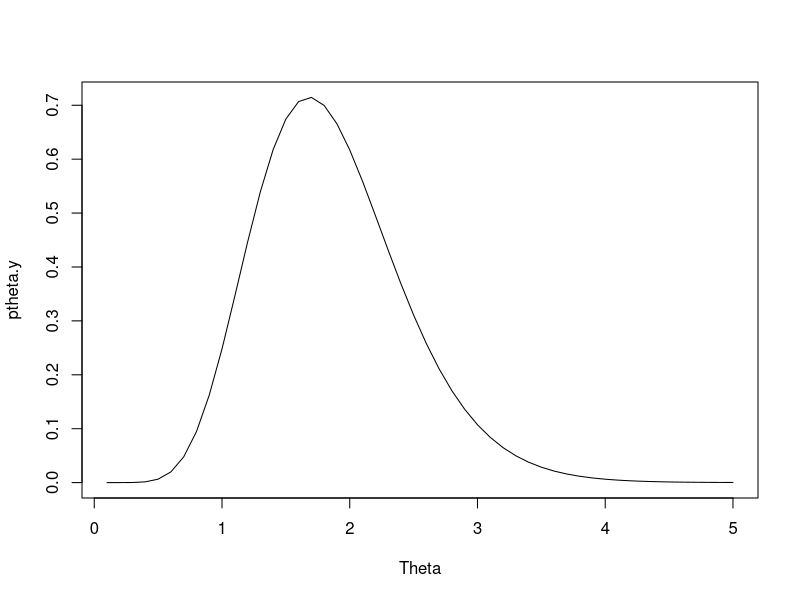
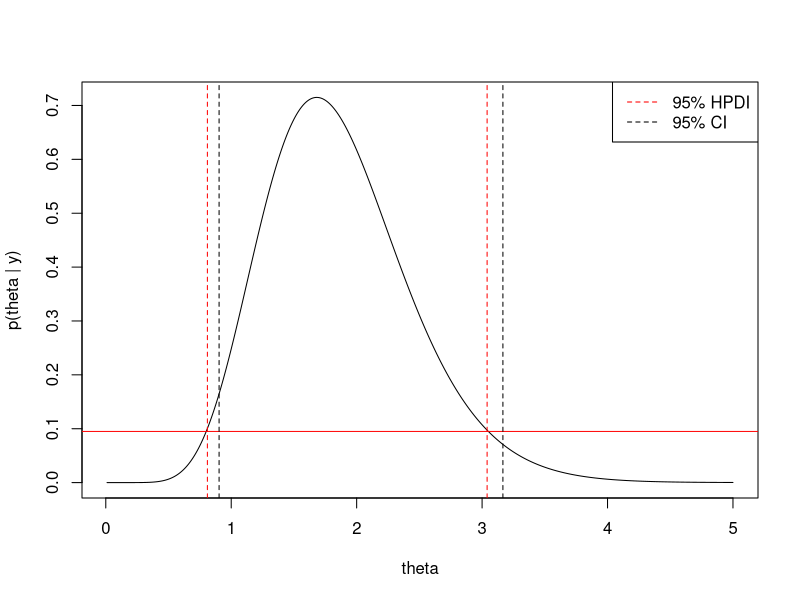
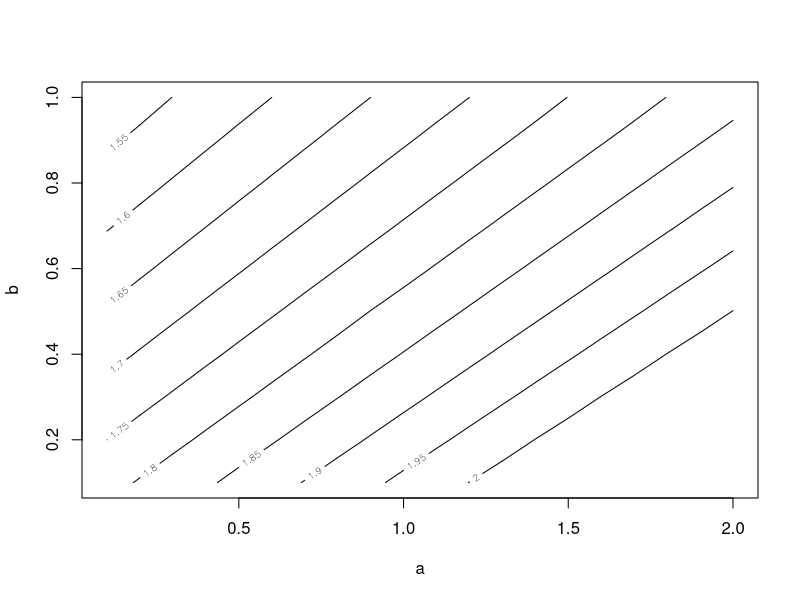
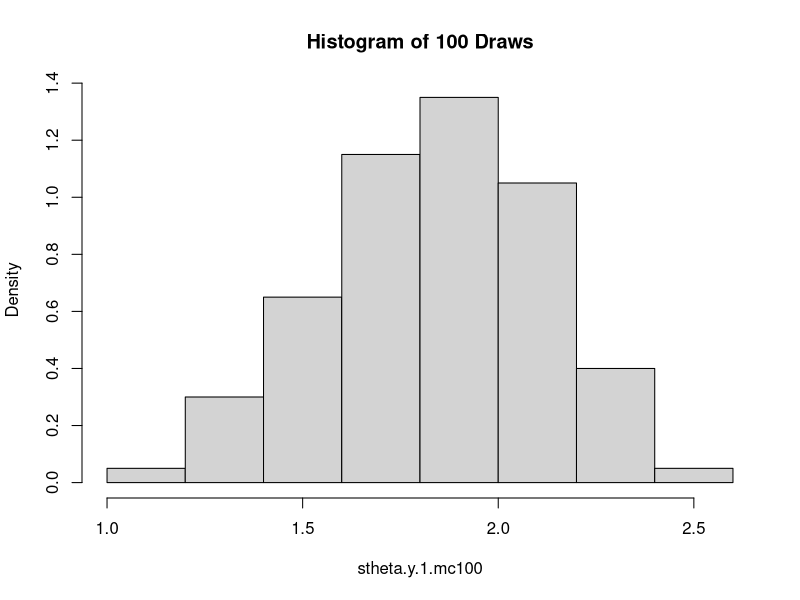
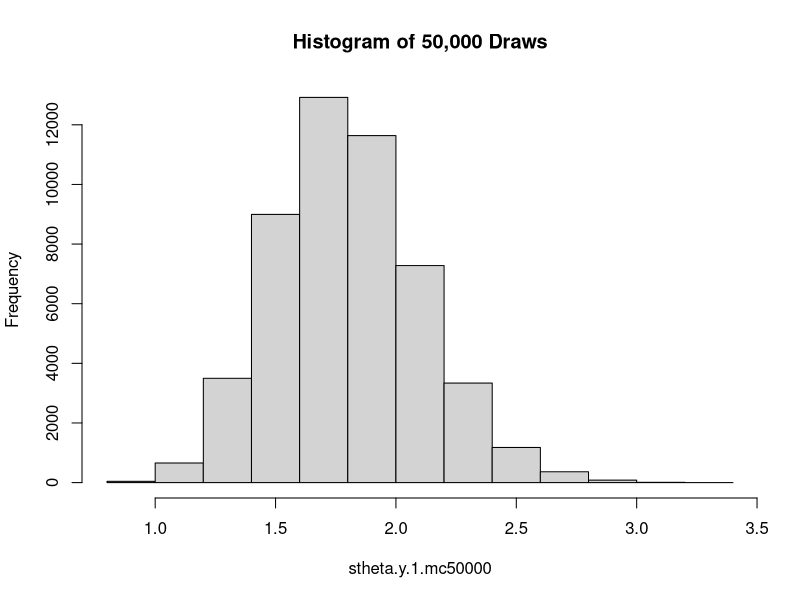
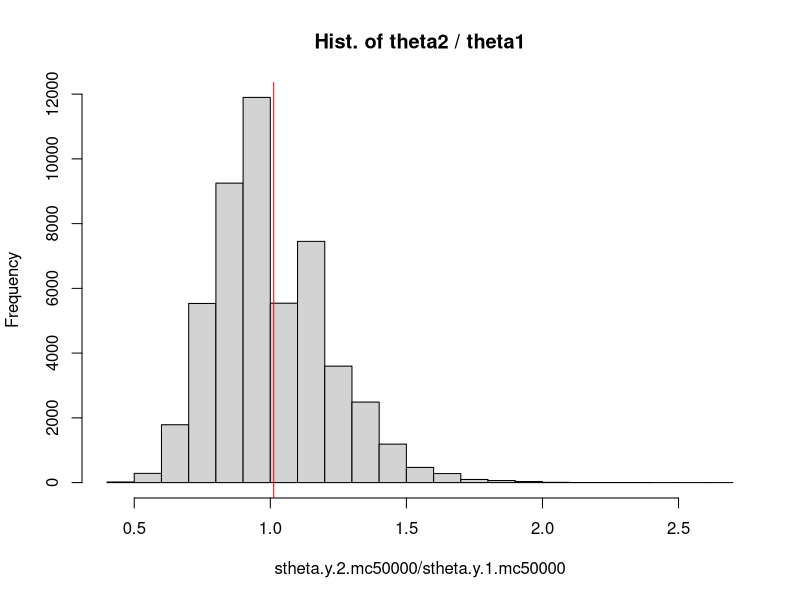

Write R code to recreate these figures, in order.
## ---- chunk 1
knitr::opts_chunk$set(echo = TRUE)
## ---- chunk 2
y <- 9; n <- 5 
a <- 1.25; b <- 0.5
a.y <- a + y; b.y <- b + n
## ---- chunk 3
Theta <- seq(0.1, 5, by = 0.1)
ptheta.y <- dgamma(Theta, a.y, b.y)
plot(Theta, ptheta.y, type = "l")

## ---- chunk 4
citheta.y <- qgamma(c(0.025, 0.975), 
                      a.y, b.y)
citheta.y
## ---- chunk 5
# Discretize theta
Theta <- seq(0.01, 5, by = 0.01) 
ptheta.y <- dgamma(Theta, a.y, b.y)
# Start with a horizontal line on top of posterior
hpd.cutoff <- max(ptheta.y)
# Find intersection of first line w/posterior (will be one point)
hptheta.y <- range(Theta[ptheta.y >= hpd.cutoff])
# Find area between line and posterior (will be 0)
hpd.p <- pgamma(hptheta.y[2], a.y, b.y) - pgamma(hptheta.y[1], a.y, b.y)
while(hpd.p <= 0.95 & hpd.cutoff > 0) {
  hpd.cutoff <- hpd.cutoff - 0.005 # Move hline down
  # Find intersection of line w/posterior
  hptheta.y <- range(Theta[ptheta.y >= hpd.cutoff])
  # Compute area between line and posterior
  hpd.p <- pgamma(hptheta.y[2], a.y, b.y) - pgamma(hptheta.y[1], a.y, b.y)
}
hptheta.y

## ---- chunk 6
plot(Theta, ptheta.y, type = "l",
     xlab = "theta", ylab = "p(theta | y)")
abline(h = hpd.cutoff, col = "red")
abline(v = citheta.y, lty = 2)
abline(v = hptheta.y, lty = 2, col = "red")
legend("topright", lty = c(2, 2), col = c("red", "black"),
       legend = c("95% HPDI", "95% CI"))
## ---- chunk 7
a <- seq(0.1, 2, by = 0.1)
b <- seq(0.1, 1, by = 0.1)
etheta.y <- matrix(nrow = length(a), ncol = length(b))
for (i in 1:length(a)) {
  for (j in 1:length(b)) {
    etheta.y[i, j] <- (y + a[i])/(n + b[j])
  }
}
contour(a, b, etheta.y, 
        levels = seq(1, 2, by = 0.05), 
        xlab = "a", ylab = "b")
## ---- chunk 8
y.1 <- 36
n.1 <- 20
etheta.y.1 <- matrix(nrow = length(a), ncol = length(b))
for (i in 1:length(a)) {
  for (j in 1:length(b)) {
    etheta.y.1[i, j] <- (y.1 + a[i])/(n.1 + b[j])
    etheta.y[i, j] <- (y + a[i])/(n + b[j])
  }
}
## ---- chunk 9
set.seed(1)
## ---- chunk 10
y.1 <- 36
n.1 <- 20

Theta <- seq(0.1, 5, by = 0.1)
py.theta.1 <- dpois(y.1, n.1*Theta)
ptheta <- rep(1/length(Theta), length(Theta))
pytheta.1 <- py.theta.1*ptheta
ptheta.y.1 <- pytheta.1/sum(pytheta.1)
## ---- chunk 11
stheta.y.1.mc100 <- sample(x = Theta, 
                           size = 100, 
                           replace = TRUE, 
                           prob = ptheta.y.1)
hist(stheta.y.1.mc100, freq = FALSE,
     main = "Histogram of 100 Draws")
## ---- chunk 12
stheta.y.1.mc50000 <- sample(x = Theta, 
                            size = 50000, 
                            replace = TRUE, 
                            prob = ptheta.y.1)
hist(stheta.y.1.mc50000, freq = TRUE,
     main = "Histogram of 50,000 Draws")
## ---- chunk 13
mean(stheta.y.1.mc100)
## ---- chunk 14
mean(stheta.y.1.mc50000)
## ---- chunk 15
var(stheta.y.1.mc100)
## ---- chunk 16
var(stheta.y.1.mc50000)
## ---- chunk 17
quantile(stheta.y.1.mc100, c(0.025, 0.975))
## ---- chunk 18
quantile(stheta.y.1.mc50000, c(0.025, 0.975))
## ---- chunk 19
n.2 <- 40
y.2 <- 72

py.theta.2 <- dpois(y.2, n.2*Theta)
ptheta <- rep(1/length(Theta), length(Theta))
pytheta.2 <- py.theta.2*ptheta
ptheta.y.2 <- pytheta.2/sum(pytheta.2)
stheta.y.2.mc50000 <- sample(x = Theta, 
                            size = 50000, 
                            replace = TRUE, 
                            prob = ptheta.y.2)
## ---- chunk 20
stheta.y.2.mc50000 <- sample(x = Theta, 
                            size = 50000, 
                            replace = TRUE, 
                            prob = ptheta.y.2)
## ---- chunk 21
mean(stheta.y.2.mc50000 <= stheta.y.1.mc50000)
## ---- chunk 22
hist(stheta.y.2.mc50000/stheta.y.1.mc50000, main = "Hist. of theta2 / theta1")
abline(v = mean(stheta.y.2.mc50000/stheta.y.1.mc50000), col = "red")
